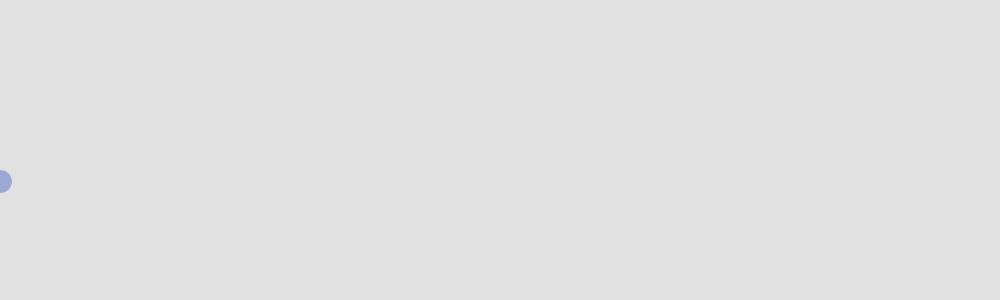
Frame 1 (no input)
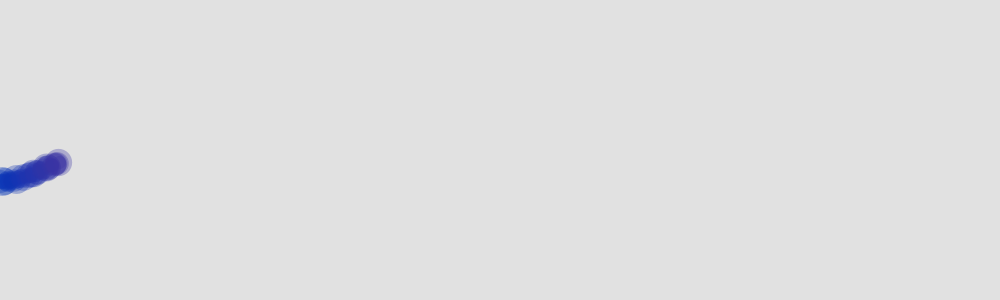
Frame 60 (the mouse pressed at the canvas centre just before this capture)
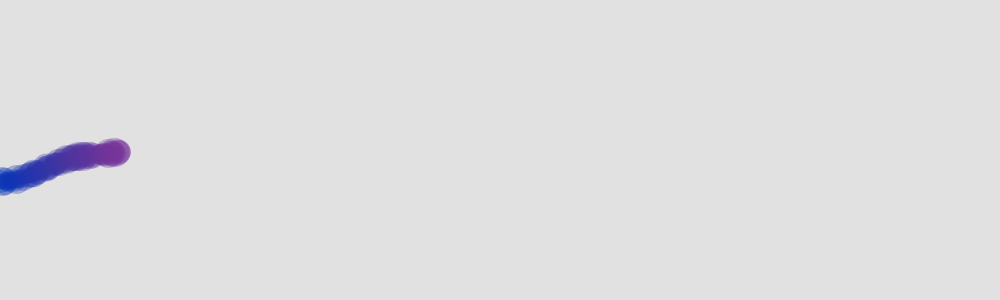
Frame 120 (the mouse held since frame 60 and released just before this capture)

The Processing sketch that drew these frames (run headless with seeded random() and noise(); from frame 60 on, the mouse is pressed at the canvas centre):

// Processing sketch: processing_139103
// ── processing_139103.pde

void setup(){
  size(1000,300);
  background(225);
}
float t=0;
int x=0;

void draw() {
float nt= noise(t);
strokeWeight(random(10,30));
//stroke(random(150,200),50,random(100,150),80);
stroke(x%width,50,nt*height,80);
point(x % width,nt*height);
//t=t+1;
//t=t+0.05;
t=t+0.002;
x++;
}
